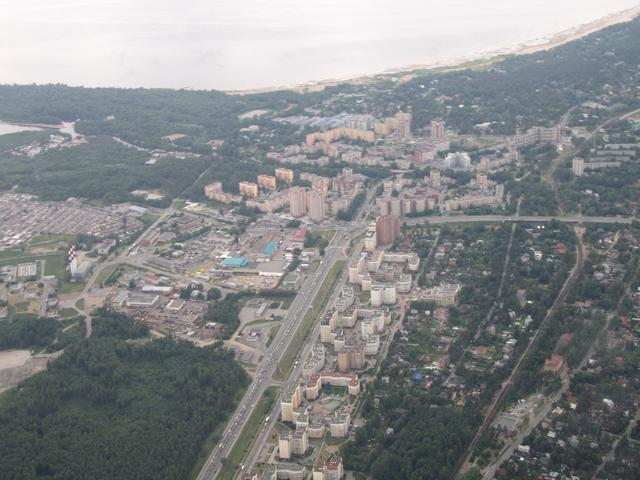
#> input picture images/aero3.jpg, 640 x 480 px, given in place of diablos_rojos-logo.png, which was not available
$ jupyter execute transformaciones1.ipynb   (text cells are left out)
#> lines starting #> are read from the running program, lines starting #| are printed output that depends on the picture; after the words box and inside, x2 and y2 are one past the last pixel; in counts of white or black regions, pixels touching at a corner belong together; pictures that were not available may be replaced by others from this repository, and a replacement may not be noted
[cell 1]
print("Estas son unas comillas dobles: \"")

[cell 2]
print("\\")

[cell 3]
print('C:\\User\\miguel\\imagenes\\logodiablos.jpg')

[cell 4]
print(r'C:\User\miguel\imagenes\logodiablos.jpg')

[cell 5]
import cv2 as cv
import numpy as np
from matplotlib import pyplot as plt

[cell 6]
logo_diablos = cv.imread("/Users/miguelcamargorojas/Documents/UP/PDI - Ago-dic22/Clase 2 - Imágenes/images/diablos_rojos-logo.png")
#> logo_diablos is the input picture: shape (480, 640, 3); mean B, G, R 138, 136.7, 134.2

[cell 7]
type(logo_diablos)

[cell 8]
# Esto NO se hace (Estamos simulando)
logo_diablos_gray = logo_diablos[:, :, 0]
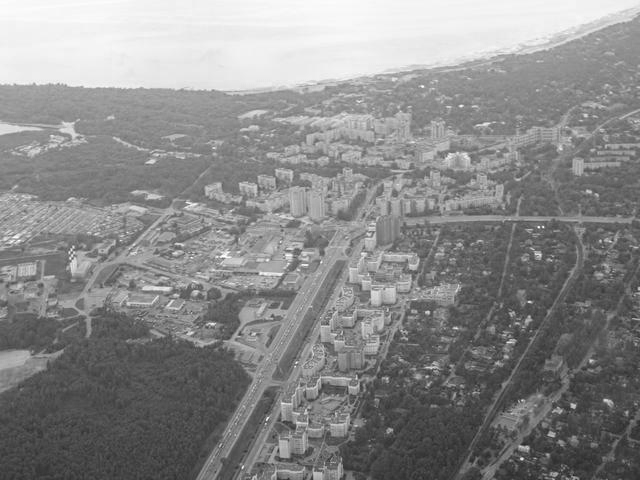
#> logo_diablos_gray: shape (480, 640); min 34, max 255, mean 138
plt.imshow(logo_diablos_gray, cmap='gray')
plt.show()

[cell 9]
logo_diablos_gray.shape
#> Out = (480, 640)

[cell 10]
num_filas, num_columnas = logo_diablos_gray.shape
#> num_filas = 480; num_columnas = 640

[cell 11]
logo_diablos_gray.size
#> Out = 307200

[cell 12]
np.zeros((10, 10), dtype=np.uint8)

[cell 13]
''''
cuando r = 255
s = 255 - 255 = 0

cuando r = 0
s = 255 - 0 = 255

cuando r = 100
s = 255 - 100 = 155

cuando r = 200
s = 255 - 200 = 55
'''
# logo_diablos_negative = logo_diablos_gray.copy()
logo_diablos_negative = np.zeros(logo_diablos_gray.shape, dtype=np.uint8)

for x in range(num_filas):
    for y in range(num_columnas):
       logo_diablos_negative[x, y] = 255 - logo_diablos_gray[x, y]
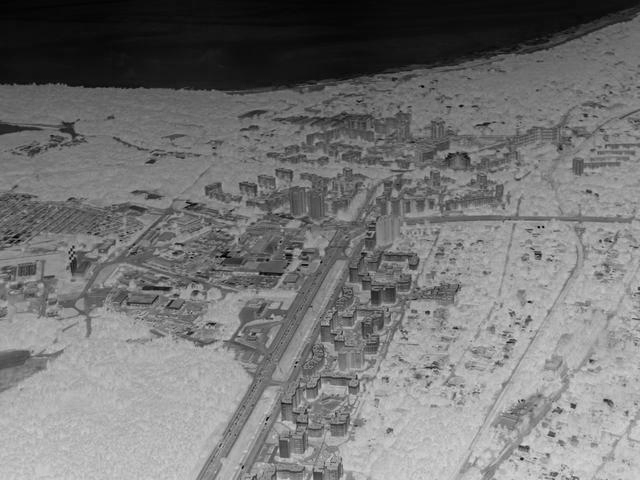
#> logo_diablos_negative: shape (480, 640); min 0, max 221, mean 117

[cell 14]
plt.imshow(logo_diablos_gray, cmap='gray')
plt.show()

[cell 15]
plt.imshow(logo_diablos_negative, cmap='gray')
plt.show()

[cell 16]
plt.imshow(cv.bitwise_not(logo_diablos_gray), cmap="gray")
plt.show()

[cell 17]
plt.imshow(np.bitwise_not(logo_diablos_gray), cmap="gray")
plt.show()

[cell 18]
arr = np.random.randint(0, 101, size=(5, 5))
arr

[cell 19]
5 - arr

[cell 20]
plt.imshow(255 - logo_diablos_gray, cmap="gray")
plt.show()

[cell 21]
logo_diablos_negative.dtype

[cell 22]
''''
k = 127
si r < k : s = 0
si r >= k : s = 255
'''

# logo_diablos_negative = logo_diablos_gray.copy()
logo_diablos_umbral = np.zeros(logo_diablos_gray.shape, dtype=np.uint8)
k = 20

for x in range(num_filas):
    for y in range(num_columnas):
        if logo_diablos_gray[x, y] >= k:
            logo_diablos_umbral[x, y] = 255
        else:
            logo_diablos_umbral[x, y] = 0
#> logo_diablos_umbral: shape (480, 640); every value is 255

[cell 23]
plt.imshow(logo_diablos_umbral, cmap='gray')
plt.title('Imagen en blanco y negro')
plt.show()

[cell 24]
np.unique(logo_diablos_umbral)
#> Out = [255]

[cell 25]
bin(170)

[cell 26]
bin(15)

[cell 27]
2 ** 8

[cell 28]
np.log10(0)

[cell 29]
np.log10(96)

[cell 30]
np.log10(97)

[cell 31]
# logo_diablos_negative = logo_diablos_gray.copy()
logo_diablos_log = np.zeros(logo_diablos_gray.shape, dtype=np.uint8)

for x in range(num_filas):
    for y in range(num_columnas):
        logo_diablos_log[x, y] = np.log10(logo_diablos_gray[x, y] + 1)
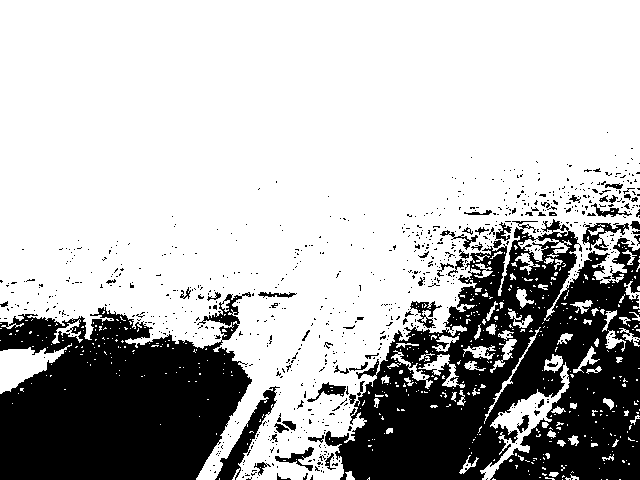
#> logo_diablos_log: shape (480, 640); values 1 (black) and 2 (white), 71.7% white; 804 black regions (744 under 20 px), largest, box (x1, y1, x2, y2) and area: (325, 219, 640, 480) 46173, (0, 292, 252, 480) 32988, (215, 386, 280, 480) 1393

[cell 32]
plt.imshow(logo_diablos_log, cmap="gray")
plt.show()

[cell 33]
aero = cv.imread("/Users/miguelcamargorojas/Documents/UP/PDI-Ago-dic25/Grupo B/images/aero1.jpg")
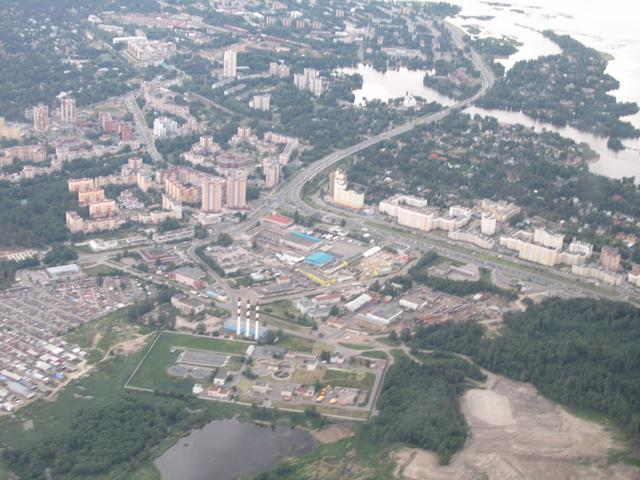
#> input picture images/aero1.jpg, 640 x 480 px, found by its file name
#> aero is the input picture: shape (480, 640, 3); mean B, G, R 153.6, 150.4, 147.6
aero_gray = aero[:, :, 0] # Esto NO se hace
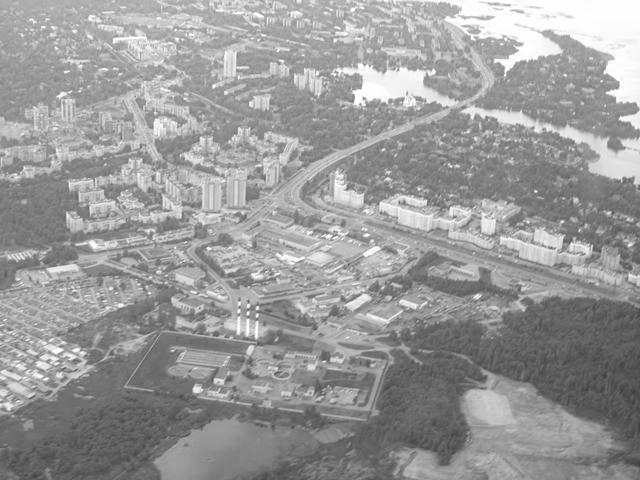
#> aero_gray: shape (480, 640); min 60, max 255, mean 153.6
plt.imshow(aero_gray, cmap="gray")
plt.show()

[cell 34]
np.log10(20) + 1

[cell 35]
np.log10(20).item()

[cell 36]
# logo_diablos_negative = logo_diablos_gray.copy()
aero_log = np.zeros(aero_gray.shape, dtype=np.uint8)
num_filas, num_columnas = aero_gray.shape

for x in range(num_filas):
    for y in range(num_columnas):
        aero_log[x, y] = 10 * np.log10(aero_gray[x, y].item() + 1)
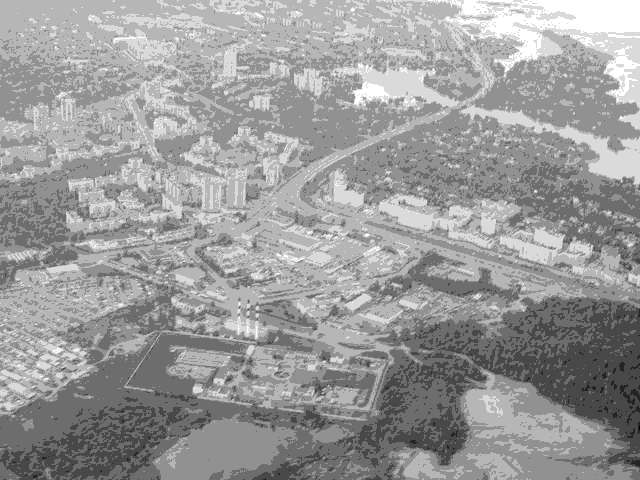
#> aero_log: shape (480, 640); min 17, max 24, mean 21.3; drawn with min black and max white

[cell 37]
plt.imshow(aero_log, cmap="gray")
plt.show()

[cell 38]
m = aero_gray.max().item()
#> m = 255
c = 255 / np.log10(1+m)
#> c = 105.9
c
#> Out = 105.9

[cell 39]
for x in range(num_filas):
    for y in range(num_columnas):
        aero_log[x, y] = c * np.log10(aero_gray[x, y].item() + 1)
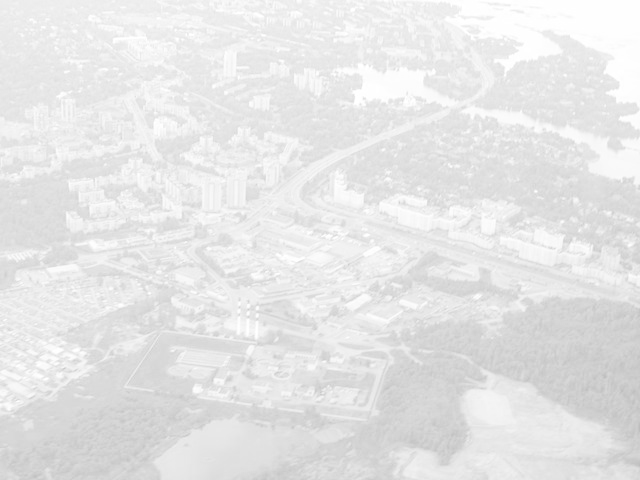
#> aero_log: shape (480, 640); min 189, max 255, mean 229.8

[cell 40]
plt.imshow(aero_log, cmap="gray")
plt.show()

[cell 41]
plt.imshow(c * np.log10(aero_gray+1), cmap="gray")
plt.show()
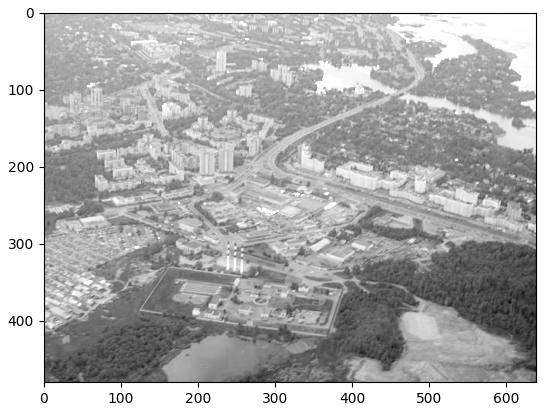
#> figure drawn by matplotlib, 1 panel
